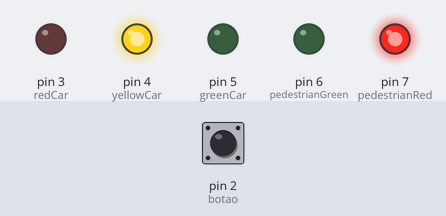
A sketch run on a simulated Arduino Uno, built with avr-gcc and run on an emulated ATmega328P. On the bench: output pins drawn as LEDs (lit = HIGH). The inputs (shaded band) are chosen by the test bench; at power-on: pin 2 (botao) LOW.

Above: at 1.2 s.
1.3 s: pin 2 (botao) pulled HIGH for 0.15 s
At 3.3 s:
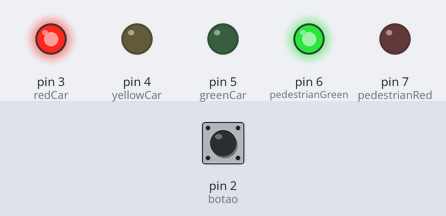
4.3 s: pin 2 (botao) pulled HIGH for 1 s
At 7.8 s:
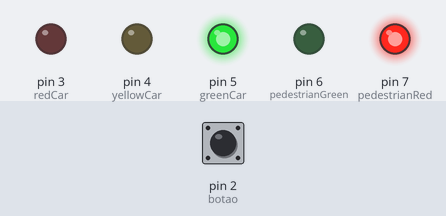
Timing chart, 0 to 14.3 s (numbered marks = the images above; inputs shaded):
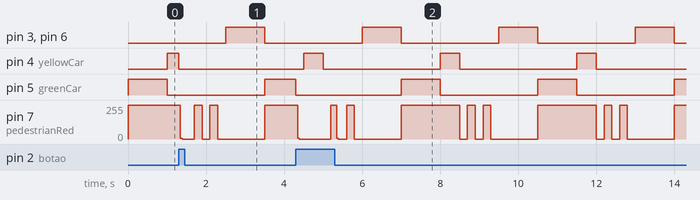

Measured:
- by itself, pin 3 (redCar), pin 5 (greenCar), pin 6 (pedestrianGreen): alternates HIGH for 1.0 s and LOW for 2.5 s
- by itself, pin 4 (yellowCar): alternates HIGH for 0.50 s and LOW for 3.0 s

The sketch:

index.ino
```cpp
/*

O semáforo deve conter  as seguintes funções:
Iniciar no amarelo piscante, por 3x.

depois que iniciou, ele vai ficar em repetição.
fazendo a seguinte ordem:

Verde (5s)
Amarelo (3s)
Vermelho (5s)

*/

//Declaração das variáveis GLOBAIS
int greenCar = 5;
int yellowCar = 4;
int redCar = 3;
int pedestrianGreen = 6;
int pedestrianRed = 7;
int botao = 2;


//tem energia -> DigitalRead() retorna 1
// não tem energia -> DigitalRead retorna 0

void setup(){
    pinMode(greenCar, OUTPUT);
    pinMode(yellowCar, OUTPUT);
    pinMode(redCar, OUTPUT);
    pinMode(pedestrianGreen, OUTPUT);
    pinMode(pedestrianRed, OUTPUT);
    pinMode(botao, INPUT);

    attachInterrupt(digitalPinToInterrupt(botao), crossing, CHANGE);

}

void loop(){
  digitalWrite(greenCar, 1);
  digitalWrite(pedestrianRed, 1);

  delay(1000);

  digitalWrite(greenCar, 0);
  digitalWrite(yellowCar, 1);

  delay(500);

  digitalWrite(yellowCar, 0);
  digitalWrite(pedestrianRed, 0);
  delay(200);
  digitalWrite(pedestrianRed, 1);
  delay(200);
  digitalWrite(pedestrianRed, 0);
  delay(200);
  digitalWrite(pedestrianRed, 1);
  delay(200);
  digitalWrite(pedestrianRed, 0);
  delay(200);
  digitalWrite(redCar, 1);
  digitalWrite(pedestrianGreen, 1);

  delay(1000);

  digitalWrite(redCar, 0);
  digitalWrite(pedestrianGreen, 0);

}

void crossing () {
  digitalWrite(greenCar, 0);
  digitalWrite(yellowCar, 0);
  digitalWrite(redCar, 0);
  digitalWrite(pedestrianGreen, 0);
  digitalWrite(pedestrianRed, 0);

  digitalWrite(greenCar, 1);
  digitalWrite(pedestrianRed, 1);

  delay(100);

  digitalWrite(greenCar, 0);
  digitalWrite(yellowCar, 1);

  delay(50);

  digitalWrite(yellowCar, 0);
  digitalWrite(pedestrianRed, 0);
  delay(20);
  digitalWrite(pedestrianRed, 1);
  delay(20);
  digitalWrite(pedestrianRed, 0);
  delay(20);
  digitalWrite(pedestrianRed, 1);
  delay(20);
  digitalWrite(pedestrianRed, 0);
  delay(20);
  digitalWrite(redCar, 1);
  digitalWrite(pedestrianGreen, 1);

  delay(100);

  digitalWrite(redCar, 0);
  digitalWrite(pedestrianGreen, 0);
}
```
